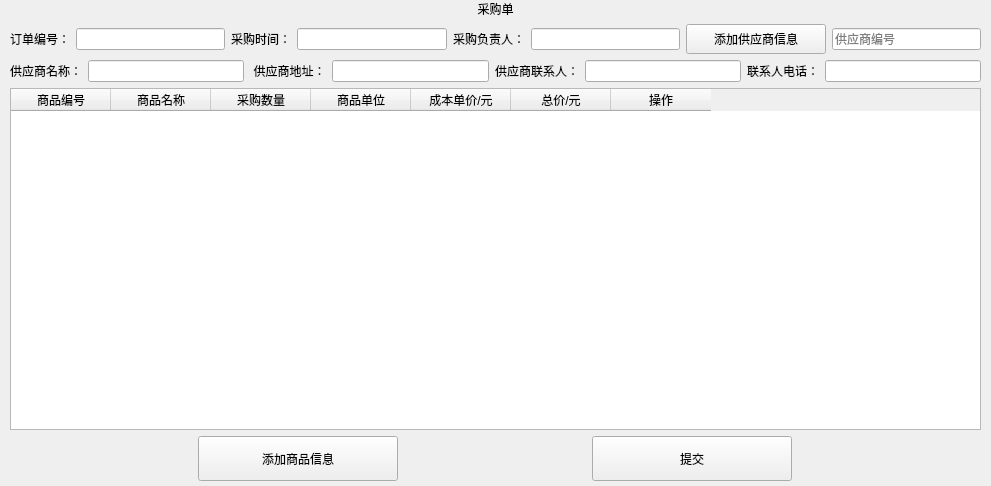
         <widget class="QWidget" name="tb_order_2">
          <property name="geometry">
           <rect>
            <x>0</x>
            <y>0</y>
            <width>991</width>
            <height>486</height>
           </rect>
          </property>
          <attribute name="icon">
           <iconset resource="../main.qrc">
            <normaloff>:/img/resource/write.png</normaloff>:/img/resource/write.png</iconset>
          </attribute>
          <attribute name="label">
           <string>填写采购单</string>
          </attribute>
          <widget class="QWidget" name="layoutWidget">
           <property name="geometry">
            <rect>
             <x>10</x>
             <y>0</y>
             <width>971</width>
             <height>481</height>
            </rect>
           </property>
           <layout class="QVBoxLayout" name="verticalLayout">
            <item>
             <widget class="QLabel" name="label">
              <property name="text">
               <string>采购单</string>
              </property>
              <property name="alignment">
               <set>Qt::AlignCenter</set>
              </property>
             </widget>
            </item>
            <item>
             <layout class="QHBoxLayout" name="horizontalLayout">
              <item>
               <widget class="QLabel" name="label_2">
                <property name="text">
                 <string>订单编号：</string>
                </property>
                <property name="alignment">
                 <set>Qt::AlignCenter</set>
                </property>
               </widget>
              </item>
              <item>
               <widget class="QLineEdit" name="order_id_order_2">
                <property name="focusPolicy">
                 <enum>Qt::NoFocus</enum>
                </property>
               </widget>
              </item>
              <item>
               <widget class="QLabel" name="label_3">
                <property name="minimumSize">
                 <size>
                  <width>0</width>
                  <height>0</height>
                 </size>
                </property>
                <property name="maximumSize">
                 <size>
                  <width>16777215</width>
                  <height>16777215</height>
                 </size>
                </property>
                <property name="text">
                 <string>采购时间：</string>
                </property>
                <property name="alignment">
                 <set>Qt::AlignCenter</set>
                </property>
               </widget>
              </item>
              <item>
               <widget class="QLineEdit" name="order_date">
                <property name="focusPolicy">
                 <enum>Qt::NoFocus</enum>
                </property>
               </widget>
              </item>
              <item>
               <widget class="QLabel" name="label_4">
                <property name="text">
                 <string>采购负责人：</string>
                </property>
                <property name="alignment">
                 <set>Qt::AlignCenter</set>
                </property>
               </widget>
              </item>
              <item>
               <widget class="QLineEdit" name="employee_name">
                <property name="focusPolicy">
                 <enum>Qt::NoFocus</enum>
                </property>
               </widget>
              </item>
              <item>
               <widget class="QPushButton" name="supplier_add">
                <property name="minimumSize">
                 <size>
                  <width>140</width>
                  <height>30</height>
                 </size>
                </property>
                <property name="text">
                 <string>添加供应商信息</string>
                </property>
               </widget>
              </item>
              <item>
               <widget class="QLineEdit" name="supplier_id">
                <property name="focusPolicy">
                 <enum>Qt::NoFocus</enum>
                </property>
                <property name="placeholderText">
                 <string>供应商编号</string>
                </property>
               </widget>
              </item>
             </layout>
            </item>
            <item>
             <layout class="QHBoxLayout" name="horizontalLayout_3">
              <item>
               <widget class="QLabel" name="label_8">
                <property name="text">
                 <string>供应商名称：</string>
                </property>
                <property name="alignment">
                 <set>Qt::AlignCenter</set>
                </property>
               </widget>
              </item>
              <item>
               <widget class="QLineEdit" name="supplier_name">
                <property name="focusPolicy">
                 <enum>Qt::NoFocus</enum>
                </property>
               </widget>
              </item>
              <item>
               <widget class="QLabel" name="label_9">
                <property name="text">
                 <string> 供应商地址：</string>
                </property>
                <property name="alignment">
                 <set>Qt::AlignCenter</set>
                </property>
               </widget>
              </item>
              <item>
               <widget class="QLineEdit" name="supplier_address">
                <property name="focusPolicy">
                 <enum>Qt::NoFocus</enum>
                </property>
               </widget>
              </item>
              <item>
               <widget class="QLabel" name="label_10">
                <property name="text">
                 <string>供应商联系人：</string>
                </property>
                <property name="alignment">
                 <set>Qt::AlignCenter</set>
                </property>
               </widget>
              </item>
              <item>
               <widget class="QLineEdit" name="supplier_contact">
                <property name="focusPolicy">
                 <enum>Qt::NoFocus</enum>
                </property>
               </widget>
              </item>
              <item>
               <widget class="QLabel" name="label_11">
                <property name="text">
                 <string>联系人电话：</string>
                </property>
                <property name="alignment">
                 <set>Qt::AlignCenter</set>
                </property>
               </widget>
              </item>
              <item>
               <widget class="QLineEdit" name="supplier_tel">
                <property name="focusPolicy">
                 <enum>Qt::NoFocus</enum>
                </property>
                <property name="placeholderText">
                 <string/>
                </property>
               </widget>
              </item>
             </layout>
            </item>
            <item>
             <widget class="QTableWidget" name="table_order">
              <property name="styleSheet">
               <string notr="true">QHeaderView::section {background-color:#008CBA ; /* 蓝色 */
                                                                color: WHITE;
                                                                };
                                                                text-align : center;</string>
              </property>
              <property name="editTriggers">
               <set>QAbstractItemView::NoEditTriggers</set>
              </property>
              <column>
               <property name="text">
                <string>商品编号</string>
               </property>
              </column>
              <column>
               <property name="text">
                <string>商品名称</string>
               </property>
              </column>
              <column>
               <property name="text">
                <string>采购数量</string>
               </property>
              </column>
              <column>
               <property name="text">
                <string>商品单位</string>
               </property>
              </column>
              <column>
               <property name="text">
                <string>成本单价/元</string>
               </property>
              </column>
              <column>
               <property name="text">
                <string>总价/元</string>
               </property>
              </column>
              <column>
               <property name="text">
                <string>操作</string>
               </property>
              </column>
             </widget>
            </item>
            <item>
             <layout class="QHBoxLayout" name="horizontalLayout_4">
              <item>
               <widget class="QPushButton" name="order_goods_add">
                <property name="minimumSize">
                 <size>
                  <width>0</width>
                  <height>45</height>
                 </size>
                </property>
                <property name="maximumSize">
                 <size>
                  <width>200</width>
                  <height>16777215</height>
                 </size>
                </property>
                <property name="text">
                 <string>添加商品信息</string>
                </property>
               </widget>
              </item>
              <item>
               <widget class="QPushButton" name="order_submit">
                <property name="minimumSize">
                 <size>
                  <width>0</width>
                  <height>45</height>
                 </size>
                </property>
                <property name="maximumSize">
                 <size>
                  <width>200</width>
                  <height>16777215</height>
                 </size>
                </property>
                <property name="text">
                 <string>提交</string>
                </property>
               </widget>
              </item>
             </layout>
            </item>
           </layout>
          </widget>
         </widget>
